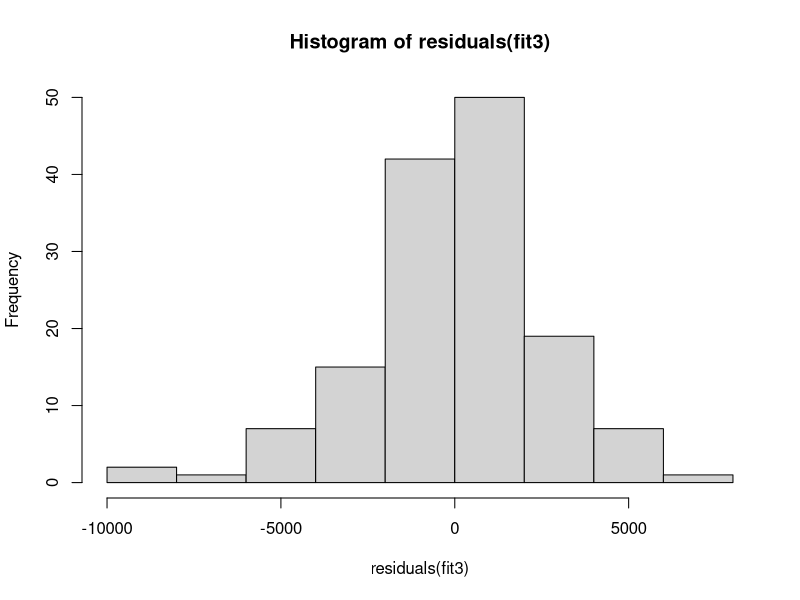
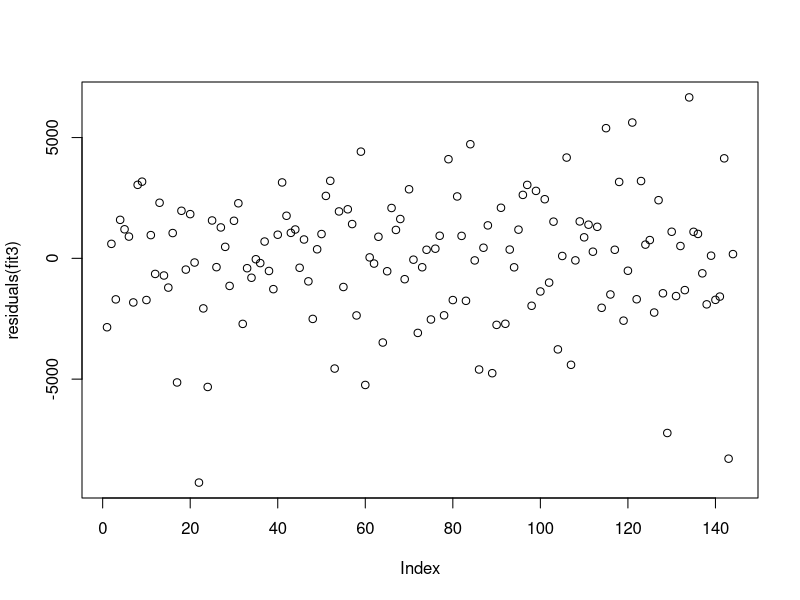
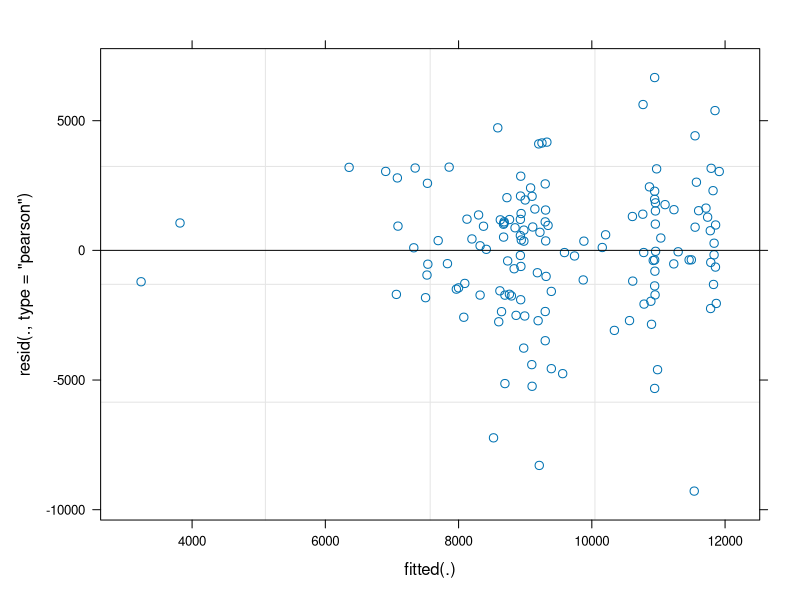
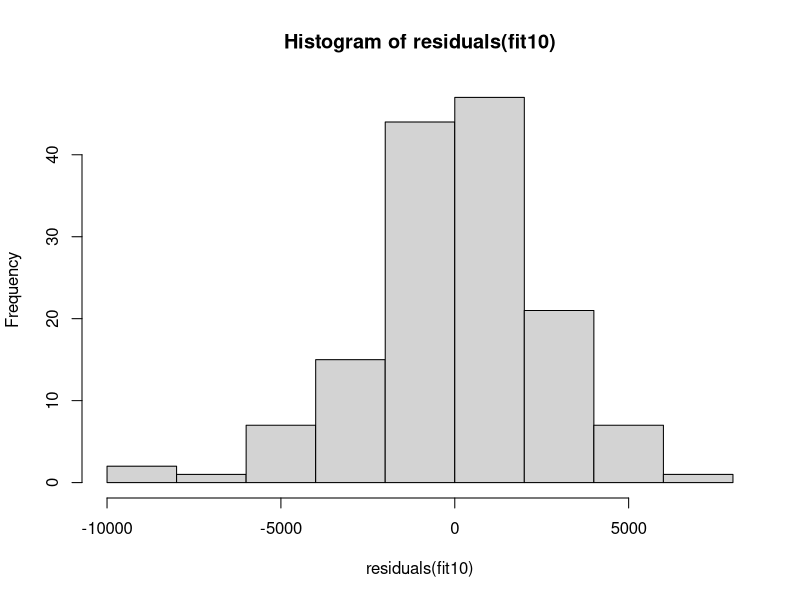
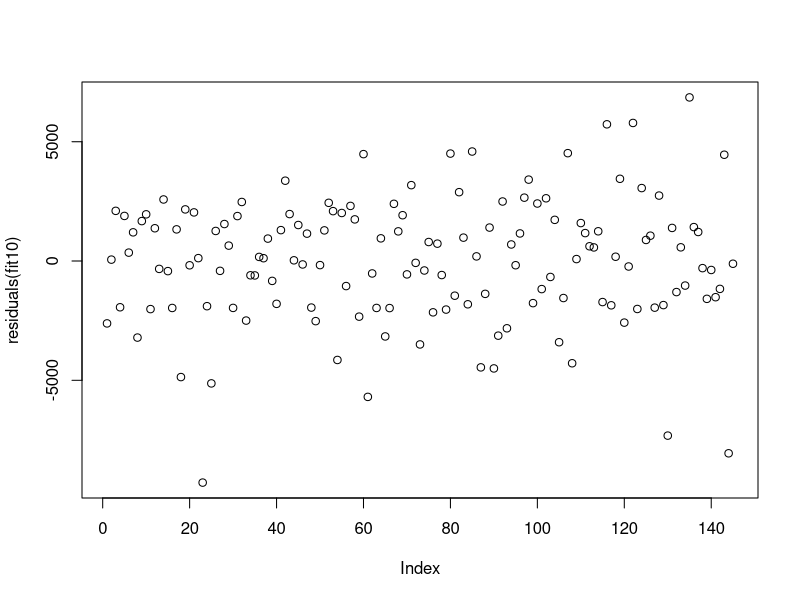
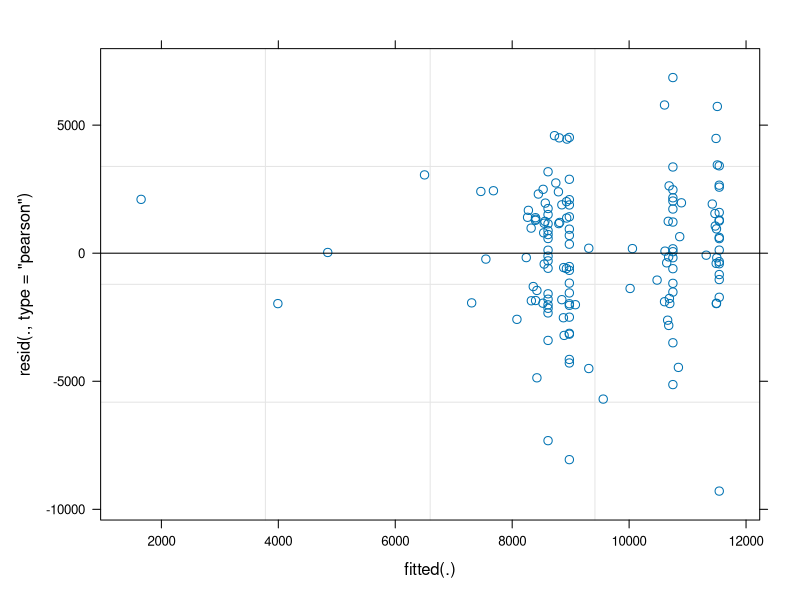

Write the R code that produced these figures, in order.
## ---- chunk 1
library(ggplot2)
library(dplyr)
library(lmerTest)
library(car)
library("glmmTMB")


#read in data
rm(list=ls())
dat<-read.csv("DataSynthesis.csv")

#Assign family column
prefamily<-gsub("*.\\|","",dat$Tag)
dat$Family<-gsub("\\-.*","",prefamily)

#remove those with fertilizer treatment, and extra genotypes that are only in the alone treatment. 
dat<-dat[!grepl("i",dat$Sample,fixed=T),]


#Function to weigh pathogen damage by leaf area. 
Weigh<-function(x){
  x/(dat$GM_Leaf_Len*dat$GM_Leaf_Wid)
}
#Function to standardize variables. 
Standardize<-function(x){
  standard<-(x-mean(x,na.rm=T))/sd(x,na.rm=T)
}

#Weighing pathogen damage
dat$BlackPathDamW<-Weigh(dat$BlackPathDam)
dat$ThripsDamW<-Weigh(dat$ThripsDam)

#Standardizing pathogen damage (not white pathogen damage, that is logistic)
dat$ThripsDamW<-Standardize(dat$ThripsDamW)
dat$BlackPathDamW<-Standardize(dat$BlackPathDamW)

#Average Duplicates. 
dat2<-dat %>% select(-X) %>% group_by(Tag) %>%  summarize(gh_col=first(gh_col),gh_bench=first(gh_bench),treatment=first(treatment),GA3=first(GA3),Family=first(Family),Maple_StemHeight_End=mean(Maple_StemHeight_End),Maple_LeafNum_End=mean(Maple_LeafNum_End),maple_leaf_length_0=mean(maple_leaf_length_0),maple_leaves_0=mean(maple_leaves_0),Maple_TotalLeafArea_End=mean(Maple_TotalLeafArea_End),MapleDamage=mean(Maple_Damage_End),Fern=first(Fern),gluc_Conc=mean(gluc_Conc),flav_Conc=mean(flav_Conc),maple_height_0=mean(maple_height_0),ChlorA=mean(ChlorA), GM_TotalLeaf_Area=first(GM_TotalLeaf_Area),ThripsDam=mean(ThripsDam),BlackPathDam=mean(BlackPathDam),WhiteFungDam=mean(WhiteFungDam),BlackPathDamW=mean(BlackPathDamW),ThripsDamW=mean(ThripsDamW))


#Converting white fungal damage to logistic. 
dat2$WhiteFungLogis<-NA
dat2$WhiteFungLogis[dat2$WhiteFungDam>0]<-"Yes"
dat2$WhiteFungLogis[dat2$WhiteFungDam==0]<-"No"


dat2<-dat2[!grepl("maple",dat2$Tag,fixed = T),]

length(unique(dat2$Family))

## ---- chunk 2
dat2<-dat2[dat2$treatment=="a",]
#Weighted pathogen damage data are no on too small of a scale. These will be standardized. 

#Modelling random effects 
fit<-lmer(GM_TotalLeaf_Area~Fern+ThripsDamW*BlackPathDamW*WhiteFungDam+(1|Family)+(1|gh_bench/gh_col),data=dat2)

fit2<-lmer(GM_TotalLeaf_Area~Fern+ThripsDamW*BlackPathDamW*WhiteFungDam+(1|Family)+(1|gh_bench),data=dat2)

fit3<-lmer(GM_TotalLeaf_Area~Fern+ThripsDamW*BlackPathDamW*WhiteFungDam+(1|gh_bench/gh_col),data=dat2)

fit4<-lmer(GM_TotalLeaf_Area~Fern+ThripsDamW*BlackPathDamW*WhiteFungDam+(1|Family),data=dat2)


#Is collumn important?
anova(fit,fit2) #no it is not.

#Is family important? 
anova(fit,fit3) #nNot at all. 

#Is gh_bench important? 
anova(fit2,fit4) #yes it is



#Modeling fixed effects: 

fit<-lmer(GM_TotalLeaf_Area~Fern+ThripsDamW*BlackPathDamW*WhiteFungDam+(1|gh_bench),data=dat2)

fit2<-update(fit,~.-ThripsDamW:BlackPathDamW:WhiteFungDam)
anova(fit,fit2) #Not a significant three way interaction.

fit3<-update(fit2,~.-BlackPathDamW:WhiteFungDam)
anova(fit3,fit2) #There is not a significant two way interaction, 

fit4<-update(fit3,~.-BlackPathDamW:ThripsDamW)
anova(fit4,fit3)
#There is not a significant interaction between black path dam and thrips dam. 

fit5<-update(fit4,~.-WhiteFungDam:ThripsDamW)
anova(fit5,fit4) #There is not a significant whitefung dam and thrips dam interaction. 

summary(fit5)#Fern is not significant
fit6<-lmer(GM_TotalLeaf_Area~ThripsDamW+BlackPathDamW+WhiteFungDam+(1|gh_bench),data=dat2)
summary(fit6)#thrips damage is not significant. 

fit7<-lmer(GM_TotalLeaf_Area~BlackPathDamW+WhiteFungDam+(1|gh_bench),data=dat2)
summary(fit7)#White fungal damage is not significant. 


fit8<-lmer(GM_TotalLeaf_Area~BlackPathDamW+(1|gh_bench),data=dat2)
summary(fit8)
#only black pathogen damage predicts performance in the alone treatment. 



#These coeficients make much more sense, all in the negatives. Weighing was the appropriate thing to do. This should be done in models that predict pathogen response to glucosinolates and flavonoids. - Chlorophyll concentration should be used in those models as well. 
summary(fit3)
hist(residuals(fit3))
plot(residuals(fit3))
plot(fit3)
## ---- chunk 3
fit8<-lmer(GM_TotalLeaf_Area~BlackPathDamW+gluc_Conc+(1|gh_bench),data=dat2)
summary(fit8)
#only black pathogen damage predicts performance in the alone treatment. 
## ---- chunk 4
dat2<-dat2[dat2$treatment=="a",]
#Weighted pathogen damage data are no on too small of a scale. These will be standardized. 

#Modelling random effects 
fit<-lmer(GM_TotalLeaf_Area~Fern+ThripsDamW*BlackPathDamW*WhiteFungDam+gluc_Conc+flav_Conc+(1|Family)+(1|gh_bench/gh_col),data=dat2)

fit2<-lmer(GM_TotalLeaf_Area~Fern+ThripsDamW*BlackPathDamW*WhiteFungDam+gluc_Conc+flav_Conc+(1|Family)+(1|gh_bench),data=dat2)

fit3<-lmer(GM_TotalLeaf_Area~Fern+ThripsDamW*BlackPathDamW*WhiteFungDam+gluc_Conc+flav_Conc+(1|gh_bench/gh_col),data=dat2)

fit4<-lmer(GM_TotalLeaf_Area~Fern+ThripsDamW*BlackPathDamW*WhiteFungDam+gluc_Conc+flav_Conc+(1|Family),data=dat2)


#Is collumn important?
anova(fit,fit2) #no it is not.

#Is family important? 
anova(fit,fit3) #nNot at all. 

#Is gh_bench important? 
anova(fit2,fit4) #yes it is



#Modeling fixed effects: 

fit<-lmer(GM_TotalLeaf_Area~Fern+ThripsDamW*BlackPathDamW*WhiteFungDam+gluc_Conc+flav_Conc+(1|gh_bench),data=dat2)

fit2<-update(fit,~.-ThripsDamW:BlackPathDamW:WhiteFungDam)
anova(fit,fit2) #Not a significant three way interaction.

fit3<-update(fit2,~.-BlackPathDamW:WhiteFungDam)
anova(fit3,fit2) #There is not a significant two way interaction, 

fit4<-update(fit3,~.-BlackPathDamW:ThripsDamW)
anova(fit4,fit3)
#There is not a significant interaction between black path dam and thrips dam. 

fit5<-update(fit4,~.-WhiteFungDam:ThripsDamW)
anova(fit5,fit4) #There is not a significant whitefung dam and thrips dam interaction. 

summary(fit5)#Fern is not significant
fit6<-lmer(GM_TotalLeaf_Area~ThripsDamW+BlackPathDamW+WhiteFungDam+gluc_Conc+flav_Conc+(1|gh_bench),data=dat2)
summary(fit6)#thrips damage is not significant. 

fit7<-lmer(GM_TotalLeaf_Area~BlackPathDamW+WhiteFungDam+gluc_Conc+flav_Conc+(1|gh_bench),data=dat2)
summary(fit7)#White fungal damage is not significant. 


fit8<-lmer(GM_TotalLeaf_Area~BlackPathDamW+gluc_Conc+flav_Conc+(1|gh_bench),data=dat2)
summary(fit8)#flavonoid concentration is not significant. 

fit9<-lmer(GM_TotalLeaf_Area~BlackPathDamW+gluc_Conc+(1|gh_bench),data=dat2)
summary(fit9)#GlucConc is not significant (There is no cost to producing glucosinolates)


fit10<-lmer(GM_TotalLeaf_Area~BlackPathDamW+(1|gh_bench),data=dat2)
summary(fit10)#Still only black pathogen damage reduces performance. 


#These coeficients make much more sense, all in the negatives. Weighing was the appropriate thing to do. This should be done in models that predict pathogen response to glucosinolates and flavonoids. - Chlorophyll concentration should be used in those models as well. 

hist(residuals(fit10))
plot(residuals(fit10))
plot(fit10)
## ---- chunk 5
#read in data
rm(list=ls())
dat<-read.csv("DataSynthesis.csv")


#Assign family column
prefamily<-gsub("*.\\|","",dat$Tag)
dat$Family<-gsub("\\-.*","",prefamily)

#remove those with fertilizer treatment only
dat<-dat[!grepl("SMITH1-3-80|MSMID1-2-0|KVEDG1-8-60",dat$Tag),]


#Function to weigh pathogen damage by leaf area. 
Weigh<-function(x){
  x/(dat$GM_Leaf_Len*dat$GM_Leaf_Wid)
}
#Function to standardize variables. 
Standardize<-function(x){
  standard<-(x-mean(x,na.rm=T))/sd(x,na.rm=T)
}

#Weighing pathogen damage
dat$BlackPathDamW<-Weigh(dat$BlackPathDam)
dat$ThripsDamW<-Weigh(dat$ThripsDam)

#Standardizing pathogen damage (not white pathogen damage, that is logistic)
dat$ThripsDamW<-Standardize(dat$ThripsDamW)
dat$BlackPathDamW<-Standardize(dat$BlackPathDamW)

dat$GM_Leaf_Area<-dat$GM_Leaf_Len*dat$GM_Leaf_Wid

#Average Duplicates. 
dat2<-dat %>% select(-X) %>% group_by(Tag) %>%  summarize(gh_col=first(gh_col),gh_bench=first(gh_bench),treatment=first(treatment),GA3=first(GA3),Family=first(Family),Maple_StemHeight_End=mean(Maple_StemHeight_End),Maple_LeafNum_End=mean(Maple_LeafNum_End),maple_leaf_length_0=mean(maple_leaf_length_0),maple_leaves_0=mean(maple_leaves_0),Maple_TotalLeafArea_End=mean(Maple_TotalLeafArea_End),MapleDamage=mean(Maple_Damage_End),Fern=first(Fern),gluc_Conc=mean(gluc_Conc),flav_Conc=mean(flav_Conc),maple_height_0=mean(maple_height_0),ChlorA=mean(ChlorA), GM_TotalLeaf_Area=first(GM_TotalLeaf_Area),ThripsDam=mean(ThripsDam),BlackPathDam=mean(BlackPathDam),WhiteFungDam=mean(WhiteFungDam),BlackPathDamW=mean(BlackPathDamW),ThripsDamW=mean(ThripsDamW),GM_Leaf_Area=mean(GM_Leaf_Area))


#Converting white fungal damage to logistic. 
dat2$WhiteFungLogis<-NA
dat2$WhiteFungLogis[dat2$WhiteFungDam>0]<-"Yes"
dat2$WhiteFungLogis[dat2$WhiteFungDam==0]<-"No"
## ---- chunk 6
dat2<-dat2[dat2$treatment=="a",]


#Modelling random effects 
fit<-lmer(GM_TotalLeaf_Area~Fern+ThripsDamW*BlackPathDamW*WhiteFungDam+gluc_Conc+flav_Conc+(1|Family)+(1|gh_bench/gh_col),data=dat2)

fit2<-lmer(GM_TotalLeaf_Area~Fern+ThripsDamW*BlackPathDamW*WhiteFungDam+gluc_Conc+flav_Conc+(1|Family)+(1|gh_bench),data=dat2)

fit3<-lmer(GM_TotalLeaf_Area~Fern+ThripsDamW*BlackPathDamW*WhiteFungDam+gluc_Conc+flav_Conc+(1|gh_bench/gh_col),data=dat2)

fit4<-lmer(GM_TotalLeaf_Area~Fern+ThripsDamW*BlackPathDamW*WhiteFungDam+gluc_Conc+flav_Conc+(1|Family),data=dat2)


#Is collumn important?
anova(fit,fit2) #no it is not.

#Is family important? 
anova(fit,fit3) #nNot at all. 

#Is gh_bench important? 
anova(fit2,fit4) #yes it is



#Modeling fixed effects: 

fit<-lmer(GM_TotalLeaf_Area~Fern+ThripsDamW*BlackPathDamW*WhiteFungDam+gluc_Conc+flav_Conc+(1|gh_bench),data=dat2)

fit2<-update(fit,~.-ThripsDamW:BlackPathDamW:WhiteFungDam)
anova(fit,fit2) #Not a significant three way interaction.

fit3<-update(fit2,~.-BlackPathDamW:WhiteFungDam)
anova(fit3,fit2) #There is not a significant two way interaction, 

fit4<-update(fit3,~.-BlackPathDamW:ThripsDamW)
anova(fit4,fit3)
#There is not a significant interaction between black path dam and thrips dam. 

fit5<-update(fit4,~.-WhiteFungDam:ThripsDamW)
anova(fit5,fit4) #There is a significant whitefung dam and thrips dam interaction. This effect was very close to significance in the maple treatment. 
summary(fit4)#Fern is not significant

fit6<-lmer(GM_TotalLeaf_Area~ThripsDamW+BlackPathDamW+WhiteFungDam+gluc_Conc+flav_Conc+WhiteFungDam:ThripsDamW+(1|gh_bench),data=dat2)
summary(fit6)#thrips damage is not significant. 

fit7<-lmer(GM_TotalLeaf_Area~BlackPathDamW+WhiteFungDam+gluc_Conc+flav_Conc+WhiteFungDam:ThripsDamW+(1|gh_bench),data=dat2)
summary(fit7)#Flav_Conc is not significant.

fit8<-lmer(GM_TotalLeaf_Area~BlackPathDamW+WhiteFungDam+gluc_Conc+WhiteFungDam:ThripsDamW+(1|gh_bench),data=dat2[!is.na(dat2$gluc_Conc),])
summary(fit8)#gluc Conc is not significant.  

fit8.0<-lmer(GM_TotalLeaf_Area~BlackPathDamW+WhiteFungDam+WhiteFungDam:ThripsDamW+(1|gh_bench),data=dat2[!is.na(dat2$gluc_Conc),])

anova(fit8,fit8.0)#Double checking it is not significant. -- it is not. 

#gluc_Conc is close to significant, however it is not, suggesting there is no cost to glucosinolates. What if those with higher fitness also produce more glucosinolates, masking the cost of glucosinolates? 
fit9<-lmer(GM_TotalLeaf_Area~BlackPathDamW+WhiteFungDam+gluc_Conc+WhiteFungDam:ThripsDamW+ChlorA+(1|gh_bench),data=dat2)
summary(fit9)# If you include chlorophyll A all detectable negative effect of glucosinolates is gone. Interestingly, however, those with higher body mass have lower chlorA concentration. 

fit10<-lmer(GM_TotalLeaf_Area~BlackPathDamW+WhiteFungDam+WhiteFungDam:ThripsDamW+(1|gh_bench),data=dat2)
summary(fit10) #Interstingly without glucosinolate concentration in the model, the effect of white pathogen damage is eliminated. This must mean that glucoisnolates and pathogen damage are correlated in some way. Check plasticity experient. 

#Is gluc_Conc significant if i remove white pathogen information

fit11<-lmer(GM_TotalLeaf_Area~BlackPathDamW+gluc_Conc+(1|gh_bench),data=dat2)
summary(fit11)  #no, although it is closer to significance and there is a strong negative slope. 

#Checking what occurs when i add in chlorophyll A. interestingly, the slope for chlor A is negative, which does not make sense. Can only be explained by leaf area, as larger leaves will have less chlorophyll A and glucosinolates. I must control for this. 
fit12<-lmer(GM_TotalLeaf_Area~BlackPathDam+gluc_Conc+Standardize(GM_Leaf_Area)+(1|gh_bench),data=dat2)
summary(fit12) 
#After controlling for leaf area, there is no cost to glucosinoaltes as expected, on the contrary, they are positively correlated with performance. Unsurprising. 

#Cost to flavonoids?
fit12<-lmer(GM_TotalLeaf_Area~BlackPathDam+flav_Conc+Standardize(GM_Leaf_Area)+(1|gh_bench),data=dat2)
summary(fit12) 
#After controlling for leaf area, there is no cost to glucosinoaltes as expected, on the contrary, they are positively correlated with performance. Unsurprising. 
